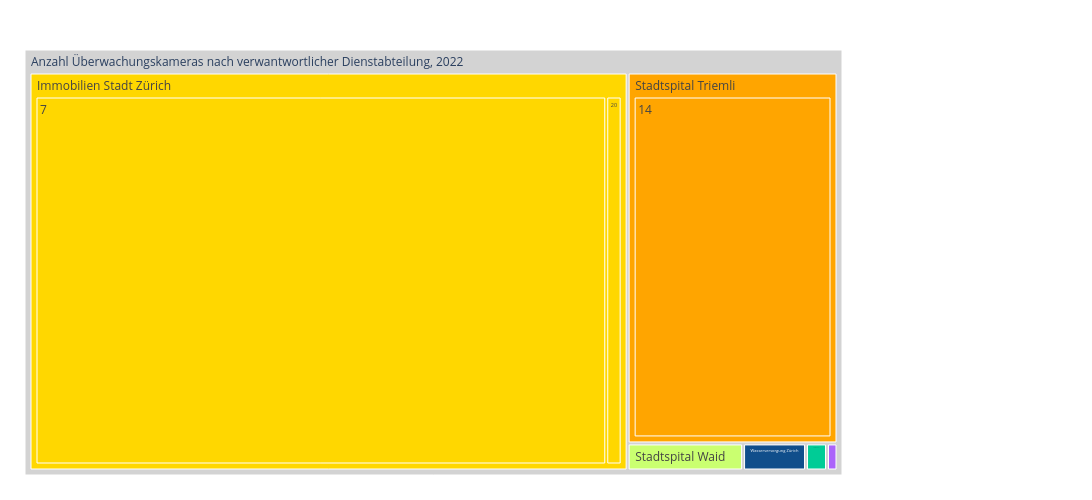

Source (notebook cell):
### Code cell
myTitle = "Anzahl Überwachungskameras nach verwantwortlicher Dienstabteilung, 2022"

fig = px.treemap(data2betested.query('anzahl_kameras_aussen > 0').reset_index(), path=[px.Constant(myTitle), 'verantwortliche_da', 'aufbewahrungsdauer']
                 , values='anzahl_kameras_aussen'
                 , color='verantwortliche_da'
                 ## bei discrete scales (bei Klassen und Strings):                 
                 , color_discrete_map={'(?)':'lightgrey','Immobilien Stadt Zürich':'gold', 'SP':'#FF3030', 'PdA':'#EE3B3B', 'Grüne':'#A2CD5A','Stadtspital Waid':'#CAFF70','Stadtspital Triemli':'orange','Wasserversorgung Zürich':'#104E8B','AL':'deeppink','SVP':'forestgreen', 'FL ZÜRI':'#8B864E','Volt':'#lightblue' }                
                 ## bei continuous scales (bei Zahlenwerten):
                , color_continuous_scale='Blues'
                #, color_continuous_midpoint=np.average(df['AnzBestWir'], weights=df['AnzBestWir'])  
                 ,height=500
                 ,width=1100                 
                )
fig.update_traces(root_color="grey")
fig.update_layout(margin = dict(t=50, l=25, r=250, b=25))
fig.show()

### Figure 1 — Plotly figure (JSON) as saved in the notebook; plotly's stock layout.template omitted (floating-point values rounded to 4 significant figures)
{"data": [{"branchvalues": "total", "customdata": [["Immobilien Stadt Zürich"], ["Elektrizitätswerk der Stadt Zürich"], ["Immobilien Stadt Zürich"], ["Organisation und Information Zürich"], ["Stadtspital Triemli"], ["Stadtspital Waid"], ["Wasserversorgung Zürich"], ["(?)"], ["Organisation und Information Zürich"], ["Elektrizitätswerk der Stadt Zürich"], ["Stadtspital Waid"], ["Immobilien Stadt Zürich"], ["Wasserversorgung Zürich"], ["Stadtspital Triemli"]], "domain": {"x": [0, 1], "y": [0, 1]}, "hovertemplate": "labels=%{label}<br>anzahl_kameras_aussen=%{value}<br>parent=%{parent}<br>id=%{id}<br>verantwortliche_da=%{customdata[0]}<extra></extra>", "ids": ["Anzahl Überwachungskameras nach verwantwortlicher Dienstabteilung, 2022/Immobilien Stadt Zürich/20", "Anzahl Überwachungskameras nach verwantwortlicher Dienstabteilung, 2022/Elektrizitätswerk der Stadt Zürich", "Anzahl Überwachungskameras nach verwantwortlicher Dienstabteilung, 2022/Immobilien Stadt Zürich", "Anzahl Überwachungskameras nach verwantwortlicher Dienstabteilung, 2022/Organisation und Information Zürich", "Anzahl Überwachungskameras nach verwantwortlicher Dienstabteilung, 2022/Stadtspital Triemli", "Anzahl Überwachungskameras nach verwantwortlicher Dienstabteilung, 2022/Stadtspital Waid", "Anzahl Überwachungskameras nach verwantwortlicher Dienstabteilung, 2022/Wasserversorgung Zürich", "Anzahl Überwachungskameras nach verwantwortlicher Dienstabteilung, 2022", "Anzahl Überwachungskameras nach verwantwortlicher Dienstabteilung, 2022/Organisation und Information Zürich/17", "Anzahl Überwachungskameras nach verwantwortlicher Dienstabteilung, 2022/Elektrizitätswerk der Stadt Zürich/15", "Anzahl Überwachungskameras nach verwantwortlicher Dienstabteilung, 2022/Stadtspital Waid/14", "Anzahl Überwachungskameras nach verwantwortlicher Dienstabteilung, 2022/Immobilien Stadt Zürich/7", "Anzahl Überwachungskameras nach verwantwortlicher Dienstabteilung, 2022/Wasserversorgung Zürich/10", "Anzahl Überwachungskameras nach verwantwortlicher Dienstabteilung, 2022/Stadtspital Triemli/14"], "labels": ["20", "Elektrizitätswerk der Stadt Zürich", "Immobilien Stadt Zürich", "Organisation und Information Zürich", "Stadtspital Triemli", "Stadtspital Waid", "Wasserversorgung Zürich", "Anzahl Überwachungskameras nach verwantwortlicher Dienstabteilung, 2022", "17", "15", "14", "7", "10", "14"], "marker": {"colors": ["gold", "#00cc96", "gold", "#ab63fa", "orange", "#CAFF70", "#104E8B", "lightgrey", "#ab63fa", "#00cc96", "#CAFF70", "gold", "#104E8B", "orange"]}, "name": "", "parents": ["Anzahl Überwachungskameras nach verwantwortlicher Dienstabteilung, 2022/Immobilien Stadt Zürich", "Anzahl Überwachungskameras nach verwantwortlicher Dienstabteilung, 2022", "Anzahl Überwachungskameras nach verwantwortlicher Dienstabteilung, 2022", "Anzahl Überwachungskameras nach verwantwortlicher Dienstabteilung, 2022", "Anzahl Überwachungskameras nach verwantwortlicher Dienstabteilung, 2022", "Anzahl Überwachungskameras nach verwantwortlicher Dienstabteilung, 2022", "Anzahl Überwachungskameras nach verwantwortlicher Dienstabteilung, 2022", "", "Anzahl Überwachungskameras nach verwantwortlicher Dienstabteilung, 2022/Organisation und Information Zürich", "Anzahl Überwachungskameras nach verwantwortlicher Dienstabteilung, 2022/Elektrizitätswerk der Stadt Zürich", "Anzahl Überwachungskameras nach verwantwortlicher Dienstabteilung, 2022/Stadtspital Waid", "Anzahl Überwachungskameras nach verwantwortlicher Dienstabteilung, 2022/Immobilien Stadt Zürich", "Anzahl Überwachungskameras nach verwantwortlicher Dienstabteilung, 2022/Wasserversorgung Zürich", "Anzahl Überwachungskameras nach verwantwortlicher Dienstabteilung, 2022/Stadtspital Triemli"], "root": {"color": "grey"}, "type": "treemap", "values": [22, 2, 838, 1, 274, 11, 6, 1132, 1, 2, 11, 816, 6, 274]}], "layout": {"height": 500, "legend": {"tracegroupgap": 0}, "margin": {"b": 25, "l": 25, "r": 250, "t": 50}, "width": 1100}}
